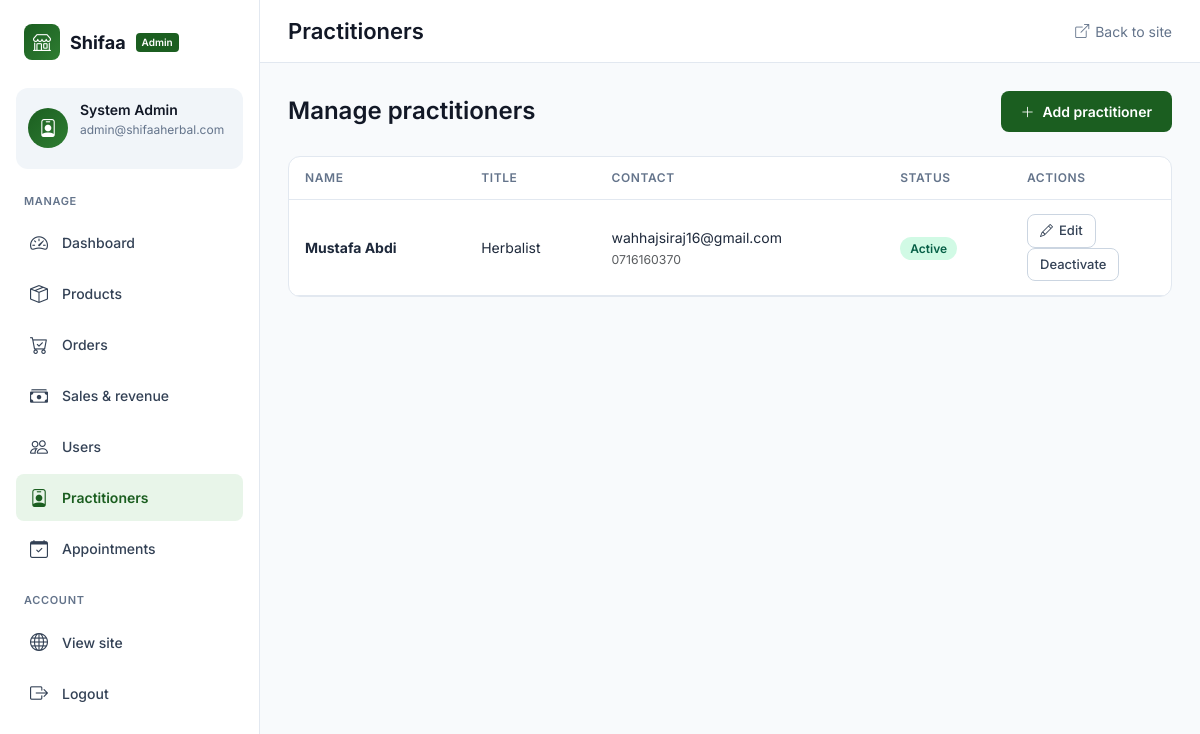
The page /admin/practitioners (signed in) on the database as committed earlier.
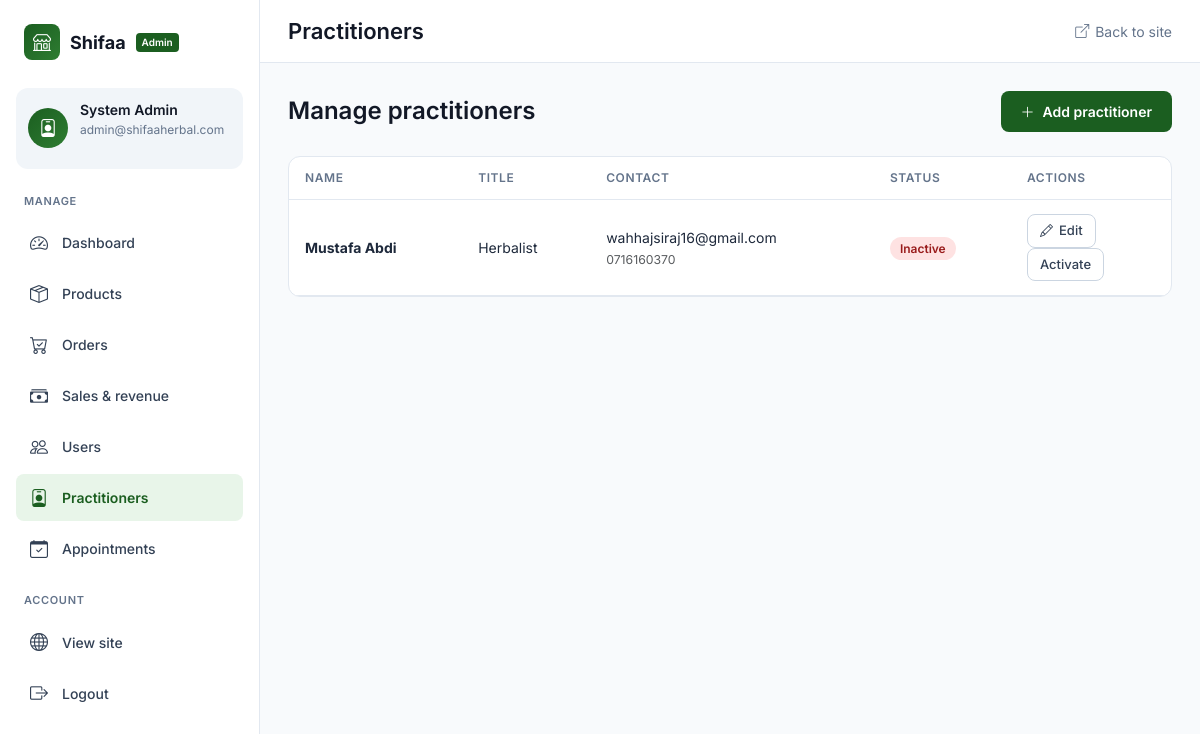
The same page on the database as committed later.
### models.py (models this page shows, shortened)
class Practitioner(db.Model):
    __tablename__ = 'practitioner'
    id = db.Column(db.Integer, primary_key=True)
    name = db.Column(db.String(100), nullable=False, index=True)  # Added index
    title = db.Column(db.String(100))
    bio = db.Column(db.Text)
    specialties = db.Column(db.String(200), index=True)  # Added index
    image_url = db.Column(db.String(500))
    email = db.Column(db.String(120), unique=True, index=True)  # Added index
    phone = db.Column(db.String(20))
    is_active = db.Column(db.Boolean, default=True, index=True)  # Added index
    created_at = db.Column(db.DateTime, default=datetime.utcnow)
    updated_at = db.Column(db.DateTime, default=datetime.utcnow, onupdate=datetime.utcnow)
    appointments = db.relationship('Appointment', backref='practitioner', lazy='dynamic')

### app.py (the view)
    @app.route("/admin/practitioners")
    @login_required
    @admin_required
    def admin_practitioners():
        from models import Practitioner
        page = request.args.get('page', 1, type=int)
        paginated_practitioners = Practitioner.query.order_by(Practitioner.name).paginate(
            page=page, per_page=app.config["PRODUCTS_PER_PAGE"], error_out=False
        )
        return render_template("admin/practitioners.html",
                             practitioners=paginated_practitioners.items,
                             pagination=paginated_practitioners)

### templates/admin/practitioners.html (shortened to what this page needs)
{% extends "admin/base.html" %}
{% block page_title %}Practitioners{% endblock %}
{% block content %}
<div class="page-header">
    <h2>Manage practitioners</h2>
    <a href="{{ url_for('admin_practitioner_new') }}" class="btn-admin"><i class="bi bi-plus-lg"></i> Add practitioner</a>
</div>
<div class="card-admin">
    <div class="card-body p-0">
        {% if practitioners %}
        <div class="table-responsive">
            <table class="table-admin">
                <thead>
                    <tr>
                        <th>Name</th>
                        <th>Title</th>
                        <th>Contact</th>
                        <th>Status</th>
                        <th style="width: 160px;">Actions</th>
                    </tr>
                </thead>
                <tbody>
                    {% for p in practitioners %}
                    <tr>
                        <td><strong>{{ p.name }}</strong></td>
                        <td>{{ p.title or '—' }}</td>
                        <td>
                            {% if p.email %}{{ p.email }}{% endif %}
                            {% if p.phone %}<br><small class="text-muted">{{ p.phone }}</small>{% endif %}
                        </td>
                        <td>
                            {% if p.is_active %}<span class="badge-status badge-delivered">Active</span>{% else %}<span class="badge-status badge-cancelled">Inactive</span>{% endif %}
                        </td>
                        <td>
                            <a href="{{ url_for('admin_practitioner_edit', practitioner_id=p.id) }}" class="btn-sm-admin"><i class="bi bi-pencil"></i> Edit</a>
                            <form method="post" action="{{ url_for('admin_practitioner_toggle', practitioner_id=p.id) }}" class="d-inline">
                                <button type="submit" class="btn-sm-admin">{{ 'Deactivate' if p.is_active else 'Activate' }}</button>
                            </form>
                        </td>
                    </tr>
                    {% endfor %}
                </tbody>
            </table>
        </div>
        {% endif %}
    </div>
</div>
{% endblock %}

Rows that differ between the two databases and show on the page:
changed Practitioner "Mustafa Abdi": is_active "Deactivate" → "Activate"; is_active "Active" → "Inactive"
